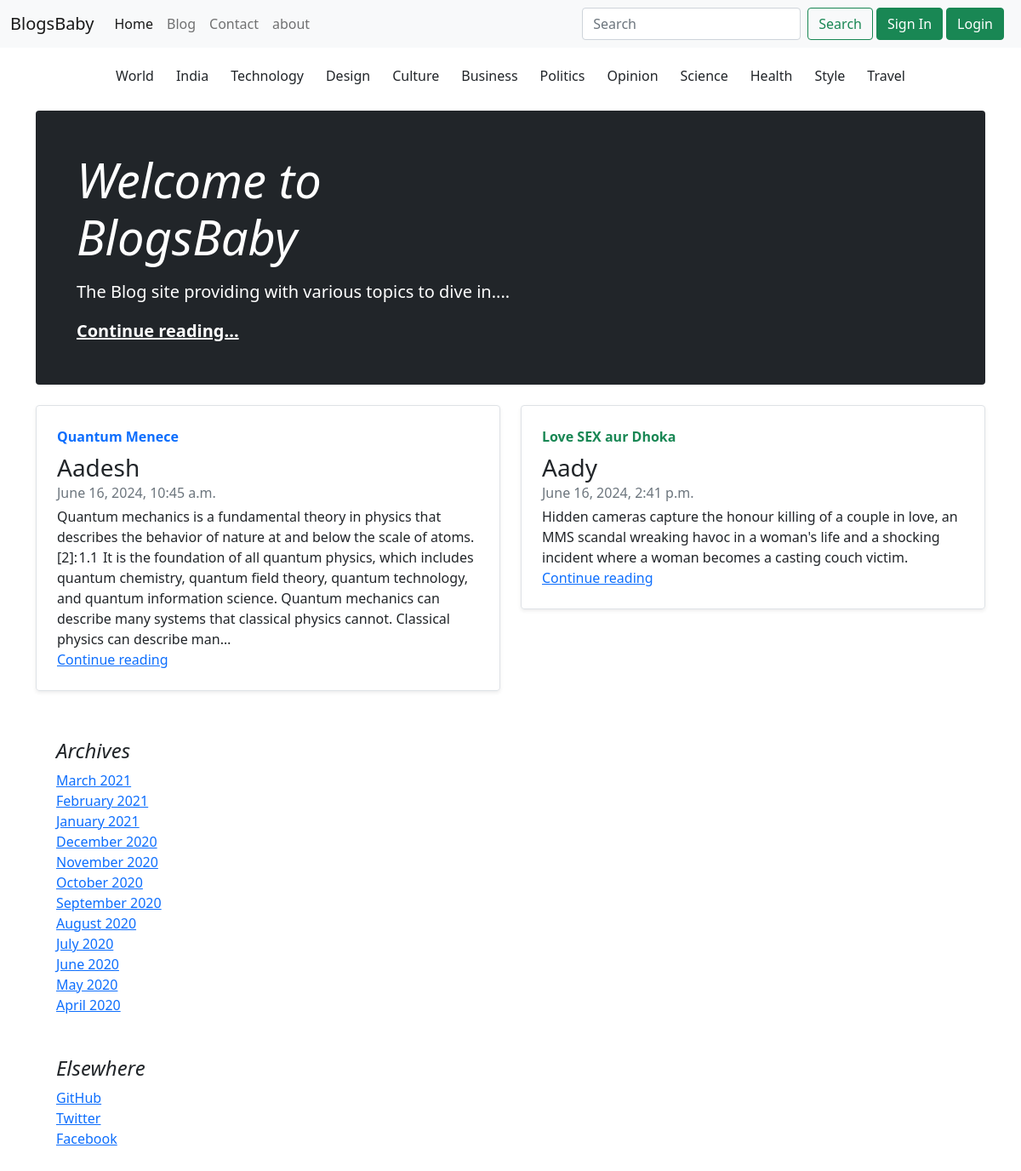
Before: / with the older database file.
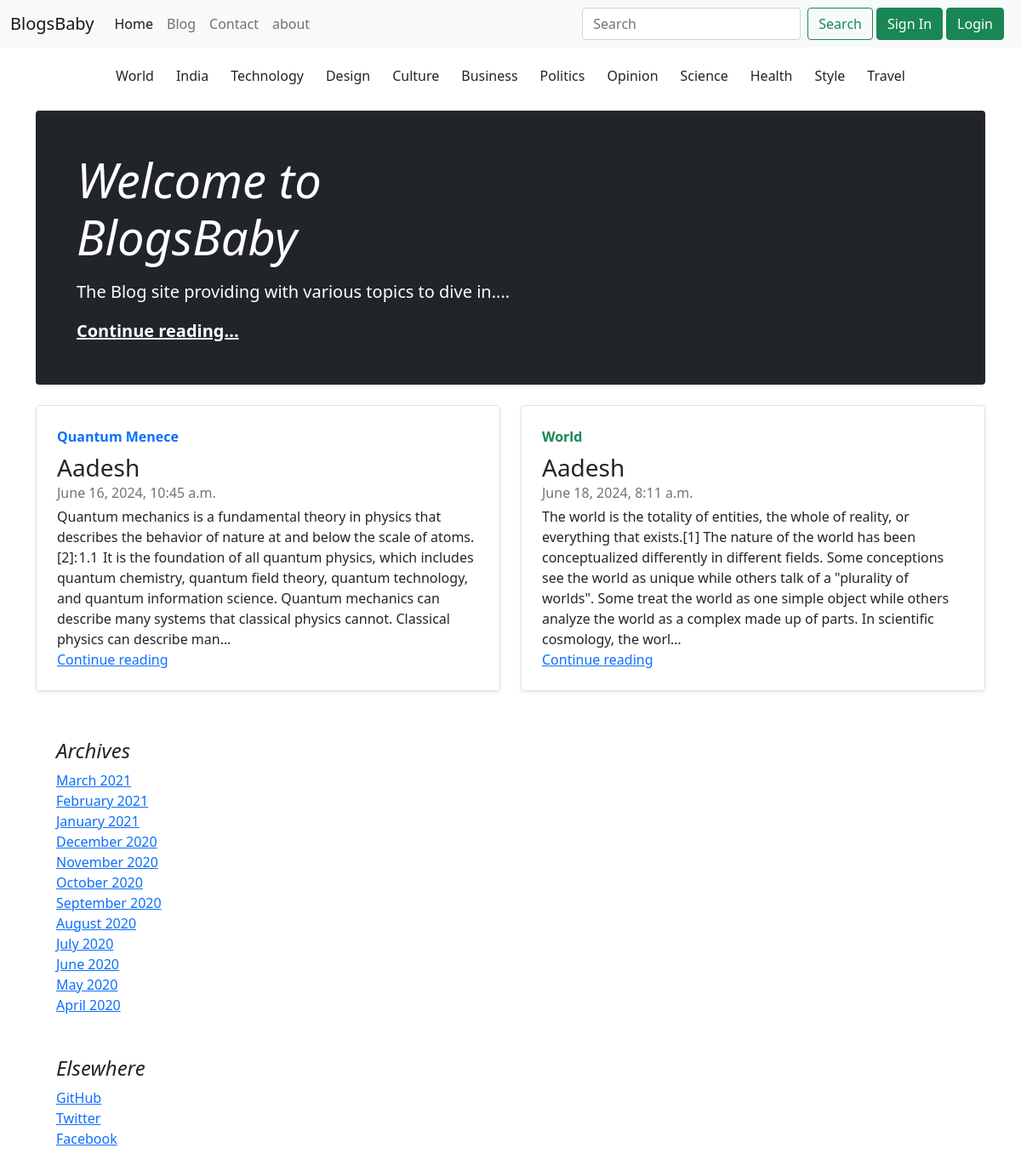
After: the same page with the newer database file.
### Blogs/models.py (models this page shows, shortened)
class Post(models.Model):
    Sno = models.AutoField(primary_key=True)
    author = models.CharField(max_length=100)
    title = models.CharField(max_length=250)
    slug = models.CharField(max_length=140)
    timestamp = models.DateTimeField(blank=True)
    content = models.TextField()

### home/views.py (the view)
# urls.py: 2. Add a URL to urlpatterns:  path('', views.home, name='home')
def home(request):
    allposts = Post.objects.all()
    context = {'allposts': allposts}
    return render(request,'home/home.html',context)

### templates/home/home.html (shortened to what this page needs)
{% extends 'basic.html' %}
{% block homeactive %} active {% endblock homeactive %}
{% block body %}
<div class="nav-scroller py-1 mb-2">
    <nav class="nav d-flex justify-content-center" style="margin:10px"><center>
        <form class="d-flex justify-content-justify" method="get" action="/search" role="search">
            <button class="btn btn" type="submit" id="query" name="query" value="World">World</button>
            <button class="btn btn" type="submit" id="query" name="query" value="India">India</button>
            <button class="btn btn" type="submit" id="query" name="query" value="Technology">Technology</button>
            <button class="btn btn" type="submit" id="query" name="query" value="Design">Design</button>
            <button class="btn btn" type="submit" id="query" name="query" value="Culture">Culture</button>
            <button class="btn btn" type="submit" id="query" name="query" value="Business">Business</button>
            <button class="btn btn" type="submit" id="query" name="query" value="Politics">Politics</button>
            <button class="btn btn" type="submit" id="query" name="query" value="Opinion">Opinion</button>
            <button class="btn btn" type="submit" id="query" name="query" value="Science">Science</button>
            <button class="btn btn" type="submit" id="query" name="query" value="Health">Health</button>
            <button class="btn btn" type="submit" id="query" name="query" value="Style">Style</button>
            <button class="btn btn" type="submit" id="query" name="query" value="Travel">Travel</button>
        </form></center>
    </nav>
</div>
<main class="container">
    <div class="p-4 p-md-5 mb-4 text-white rounded bg-dark">
        <div class="col-md-6 px-0">
            <h1 class="display-4 fst-italic">Welcome to BlogsBaby</h1>
            <p class="lead my-3">The Blog site providing with various topics to dive in....</p>
            <p class="lead mb-0"><a href="/Blogs" class="text-white fw-bold">Continue reading...</a></p>
        </div>
    </div>
    <div class="row mb-2">
        {% for Post in allposts|slice:":1" %}
        <div class="col-md-6">
            <div class="row g-0 border rounded overflow-hidden flex-md-row mb-4 shadow-sm h-md-250 position-relative">
                <div class="col p-4 d-flex flex-column position-static">
                    <strong class="d-inline-block mb-2 text-primary">{{Post.title}}</strong>
                    <h3 class="mb-0">{{Post.author}}</h3>
                    <div class="mb-1 text-muted">{{Post.timestamp}}</div>
                    <p class="card-text mb-auto">{{Post.content | truncatechars:400}}</p>
                    <a href="/Blogs/{{Post.slug}}" class="stretched-link">Continue reading</a>
                </div>
            </div>
        </div>
        {% endfor %}
        {% for Post in allposts|slice:"1:2" %}
        <div class="col-md-6">
            <div class="row g-0 border rounded overflow-hidden flex-md-row mb-4 shadow-sm h-md-250 position-relative">
                <div class="col p-4 d-flex flex-column position-static">
                    <strong class="d-inline-block mb-2 text-success">{{Post.title}}</strong>
                    <h3 class="mb-0">{{Post.author}}</h3>
                    <div class="mb-1 text-muted">{{Post.timestamp}}</div>
                    <p class="mb-auto">{{Post.content | truncatechars:400}}</p>
                    <a href="/Blogs/{{Post.slug}}" class="stretched-link">Continue reading</a>
                </div>
            </div>
        </div>
        {% endfor %}
    </div>
    <div>
        <div class="col-md-4">
            <div class="position-sticky" style="top: 2rem;">
                <div class="p-4">
                    <h4 class="fst-italic">Archives</h4>
                    <ol class="list-unstyled mb-0">
                        <li><a href="#">March 2021</a></li>
                        <li><a href="#">February 2021</a></li>
                        <li><a href="#">January 2021</a></li>
                        <li><a href="#">December 2020</a></li>
                        <li><a href="#">November 2020</a></li>
                        <li><a href="#">October 2020</a></li>
                        <li><a href="#">September 2020</a></li>
                        <li><a href="#">August 2020</a></li>
                        <li><a href="#">July 2020</a></li>
                        <li><a href="#">June 2020</a></li>
                        <li><a href="#">May 2020</a></li>
                        <li><a href="#">April 2020</a></li>
                    </ol>
                </div>
                <div class="p-4">
                    <h4 class="fst-italic">Elsewhere</h4>
                    <ol class="list-unstyled">
                        <li><a href="#">GitHub</a></li>
                        <li><a href="#">Twitter</a></li>
                        <li><a href="#">Facebook</a></li>
                    </ol>
                </div>
            </div>
        </div>
    </div>
</main>
{% endblock body %}

### templates/basic.html (shortened to what this page needs)
<!doctype html>
<html lang="en">
<head>
    <link href="https://cdn.jsdelivr.net/npm/bootstrap@5.0.2/dist/css/bootstrap.min.css" rel="stylesheet"
>
</head>
<body>
<nav class="navbar navbar-expand-lg navbar-light bg-light">
    <div class="container-fluid">
        <a class="navbar-brand" href="/">BlogsBaby</a>
        <div class="collapse navbar-collapse" id="navbarSupportedContent">
            <ul class="navbar-nav me-auto mb-2 mb-lg-0">
                <li class="nav-item">
                    <a class="nav-link {% block homeactive %}{% endblock homeactive %}" aria-current="page" href="/">Home</a>
                </li>
                <li class="nav-item">
                    <a class="nav-link {% block blogactive %}{% endblock blogactive %}" href="/Blogs">Blog</a>
                </li>
                <li class="nav-item">
                    <a class="nav-link {% block contactactive %}{% endblock contactactive %}"
                       href="/contact">Contact</a>
                </li>
                <li class="nav-item">
                    <a class="nav-link {% block aboutactive %}{% endblock aboutactive %}" href="/about">about</a>
                </li>
            </ul>
            <form class="d-flex" method="get" action="/search" role="search">
                <input class="form-control mx-2" type="search" placeholder="Search" aria-label="Search" name="query"
                       id="query">
                <button class="btn btn-outline-success" type="submit">Search</button>
            </form>
            {% if user.is_authenticated %}
            <form method="get" action = "/blogout">
            <button type="submit" class="btn btn-success mx-2" value = "True">
                Logout
            </button>
            </form>
            {% else %}
            <button type="button" class="btn btn-success mx-1" data-bs-toggle="modal"
                    data-bs-target="#signinModal">
                Sign In
            </button>
            <button type="button" class="btn btn-success me-2" data-bs-toggle="modal"
                    data-bs-target="#loginModal">
                Login
            </button>
            {% endif %}
        </div>
    </div>
</nav>
{% block body %}{% endblock body %}
</body>
</html>

Changed rows visible on the page:
removed Post: title "Love SEX aur Dhoka", author "Aady", timestamp "June 16, 2024, 2:41 p.m.", content "Hidden cameras capture the honour killing of a couple in love, an MMS scandal wreaking havoc in a woman's life and a shocking incident where a woman becomes a casting couch victim."
now on this page (row unchanged): Post: title "World", author "Aadesh", timestamp "June 18, 2024, 8:11 a.m.", content "The world is the totality of entities, the whole of reality, or everything that exists.[1] The nature of the world has been conceptualized differently in different fields. Some conceptions see the world as unique while others talk of a \"plurality of worlds\". Some treat the world as one simple object while others analyze the world as a complex made up of parts. In scientific cosmology, the worl…"
